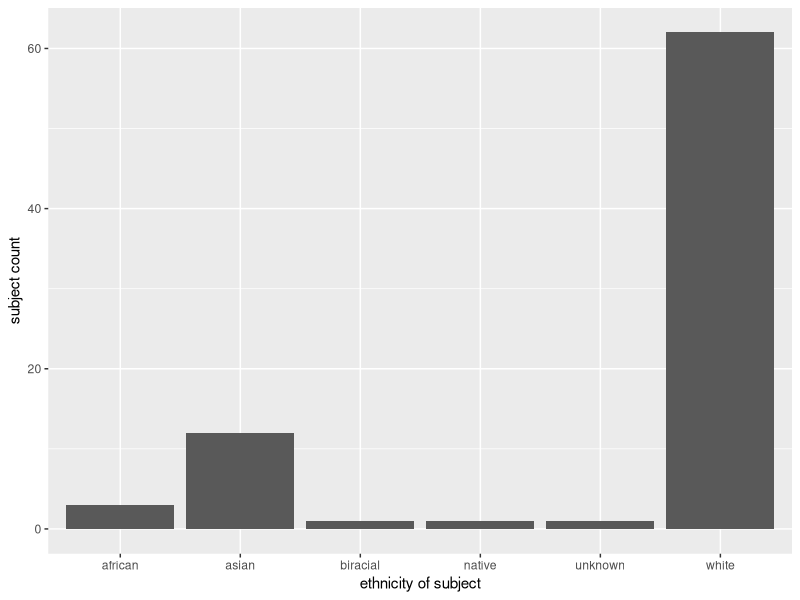
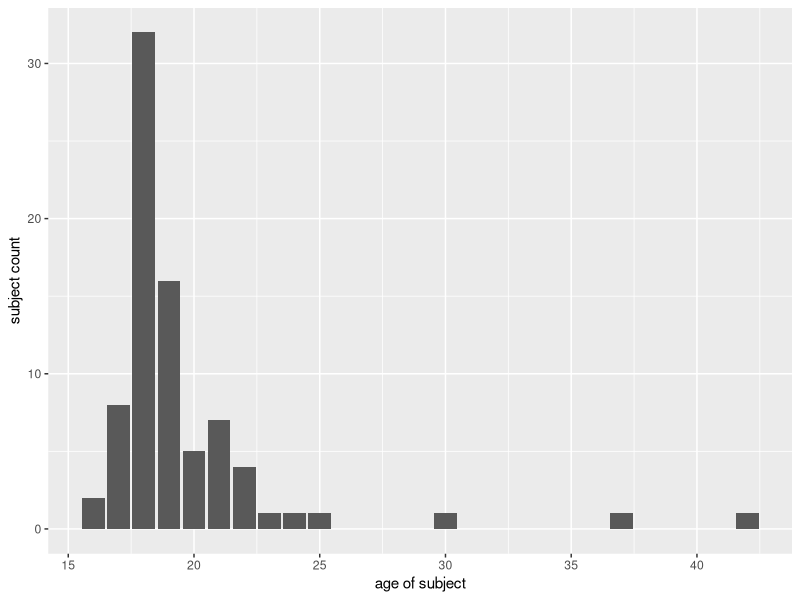

Recreate these plots in R, in order.
## ---- chunk 1
#| label: setup
#| message: false

library(tidyverse)
library(here)

## ---- chunk 2
#| label: load data
#| message: false

hiphop <- read_csv(here::here("supporting_artifacts", 
                              "learning_targets", 
                              "lab_3",
                              "hiphop.csv"))

## ---- chunk 3
#| label: cleaning the dataset
#| message: false

hiphop_cleaned <- hiphop |> 
  drop_na(numPreferredArtists,  numOverallArtists) |> 
  mutate(across(where(is.character), as.factor))

## ---- chunk 4
#| label: count unique AAE words
#| message: false

AAE_words <- distinct(hiphop_cleaned, word, .keep_all = TRUE)
count(AAE_words)
## ---- chunk 5
#| label: re-categorizing "ethnic"
#| message: false

hiphop_recat <- hiphop_cleaned |> 
  mutate(ethnic = if_else(ethnic != "white", "non-white", "white"))

## ---- chunk 6
#| label: demographics
#| message: false

demographics <- hiphop_cleaned |> 
  distinct(subj, sex, age, ethnic)
  
summary(demographics)

## ---- chunk 7
#| label: demographic plots
#| message: false
#| layout-ncol: 2

ggplot(data = demographics,
  mapping = aes(x = ethnic)) +
  xlab("ethnicity of subject") +
       ylab("subject count") +
  geom_bar()

ggplot(data = demographics,
  mapping = aes(x = age)) +
  xlab("age of subject") +
       ylab("subject count") +
  geom_bar()
## ---- chunk 8
#| label: a) below age 20
#| message: false

below20 <- hiphop_recat |>  
  filter(age < 20) |> 
  group_by(word) |>
  summarize(avg_familiarity = mean(familiarity))
below20_min <- below20 |> 
  slice_min(order_by = avg_familiarity, n = 5)
below20_max <- below20|> 
  slice_max(order_by = avg_familiarity, n = 5)
  
## ---- chunk 9
#| label: b) non-white women
#| message: false

nonwhiteWomen <- hiphop_recat |> 
  filter(
    sex == 'Female', 
    ethnic == 'non-white') |> 
  group_by(word) |> 
  summarize(avg_familiarity = mean(familiarity))
nonwhiteWomen_min <- nonwhiteWomen |> 
  slice_min(order_by = avg_familiarity, n = 5)
nonwhiteWomen_max <- nonwhiteWomen |> 
  slice_max(order_by = avg_familiarity, n = 5)

## ---- chunk 10
#| label: c) whie men above 30
#| message: false

whiteMen_above30 <- hiphop_recat |> 
  filter(
    sex == 'Male', 
    ethnic == 'white', 
    age > 30) |> 
  group_by(word) |> 
  summarize(avg_familiarity = mean(familiarity))
whiteMen_above30_min <- whiteMen_above30 |> 
  slice_min(order_by = avg_familiarity)
whiteMen_above30_max <- whiteMen_above30 |> 
  slice_max(order_by = avg_familiarity, n = 5)

## ---- chunk 11
#| label: study subjects
#| message: false

possibly_bieber <- hiphop |> 
  distinct(subj, .keep_all = TRUE) |>
  filter(
    sex == 'Male',
    ethnic == 'white',
    city > 10000,
    city < 60000,
    age > 17,
    age < 23) |> 
  slice_max(order_by = bieber)

# p17 named the most bieber songs while meeting all requirements!

